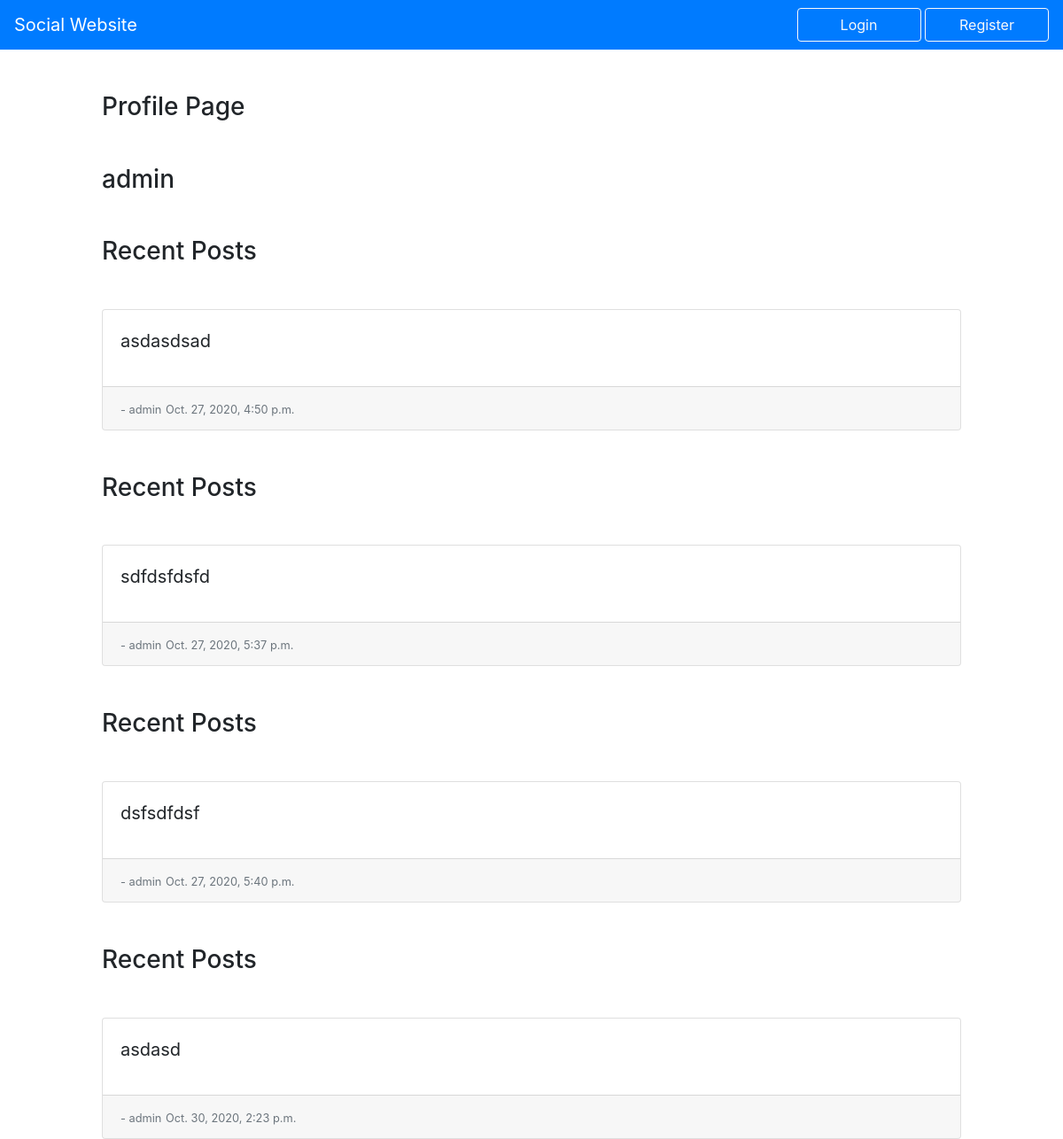
Page /UserAuth/p/admin on the earlier database version.
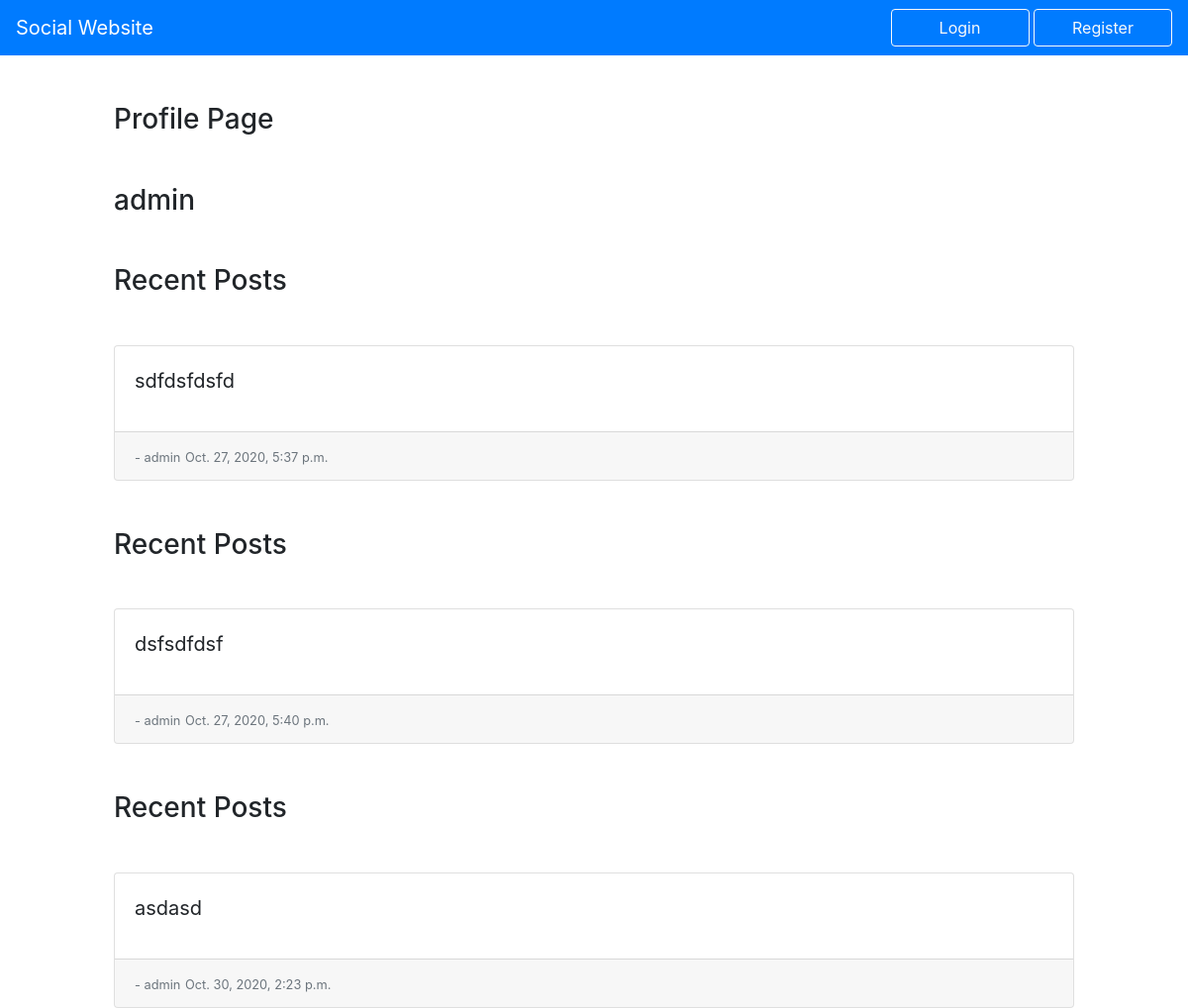
Same page on the later database version.
### UserAuth/models.py (models this page shows, shortened)
class Post(models.Model):
    text = models.CharField(max_length=200)
    created_time = models.DateTimeField('date published')
    is_edited = models.BooleanField(default=False)
    owner = models.ForeignKey(settings.AUTH_USER_MODEL, on_delete=models.CASCADE)
    likes = models.IntegerField(default=0)

### UserAuth/views.py (the view)
# urls.py: path('p/<str:profileName>', views.profile, name='profile'),
def profile(request, profileName):
    try:
        user = User.objects.get(username = profileName)
        postList = Post.objects.filter(owner = user)
        return render(request, 'UserAuth/profile.html', {'profileName': profileName, 'postList': postList})
    except:
        return render(request, 'UserAuth/profile.html', {'profileName': 'Couldnt find the profile'})

### UserAuth/templates/UserAuth/profile.html (shortened to what this page needs)
{% extends "UserAuth/base.html" %}
{% block content %}
    <div class="container-fluid">
        <div class="row justify-content-center">
            <div class="col-10">
                <h3 class="mx-auto my-5">Profile Page</h3>
                <h3 class="mx-auto my-5">{{profileName}}</h3>
                {% for o in postList %}
                    <h3 class="mx-auto my-5">Recent Posts</h3>
                    <div class="card mt-3">
                        <div class="card-body">
                            <blockquote class="blockquote mb-0">
                            <p>{{o.text}}</p>
                            </blockquote>
                        </div>
                        <div class="card-footer">
                            <a href="{% url 'UserAuth:profile' o.owner.username %}"><small class="text-muted">- {{o.owner}}</small></a>
                            <small class="text-muted"> {{o.created_time}}</small>
                        </div>
                    </div>
                {% endfor %}
            </div>
        </div>
    </div>
{% endblock content %}

Differences in the rows shown:
removed Post: text "asdasdsad", owner "admin", created_time "Oct. 27, 2020, 4:50 p.m."
